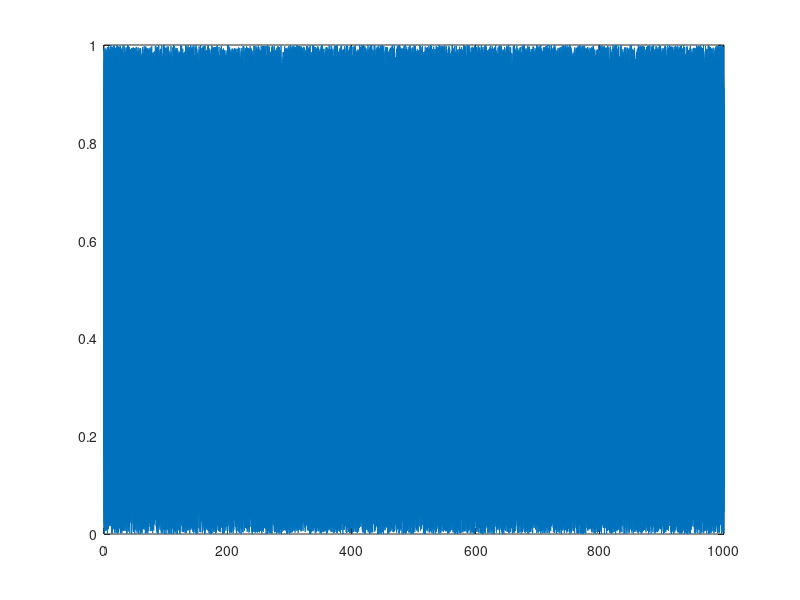

The MATLAB source for this figure: (Note: this script raises an error after producing the figure.)
% test autocorr suite diracs

T = 1000;
dt = 0.01;

N = 1; %bd chocks
t0 = T*rand(1, N); t0 = 0;
nt0 = floor(t0/dt) + 1;
ampl0 = rand(1, N);
ampl0 = ones(1, N);
ampl0 = ampl0/dt;
ampl0 = sqrt(10)*ampl0;

t = 0:dt:T;
x = zeros(size(t));
x(nt0) = ampl0;

x = x + 2*randn(size(t));
x = rand(size(t));

% x = sin(2*pi*5*t).*(t>=100 & t<=200) + 2*sin(2*pi*5*t).*(t>=500 & t<=600);


%% plot

figure;
plt = plot(t, x);

WaveletMenu('WaveletPlot', plt);